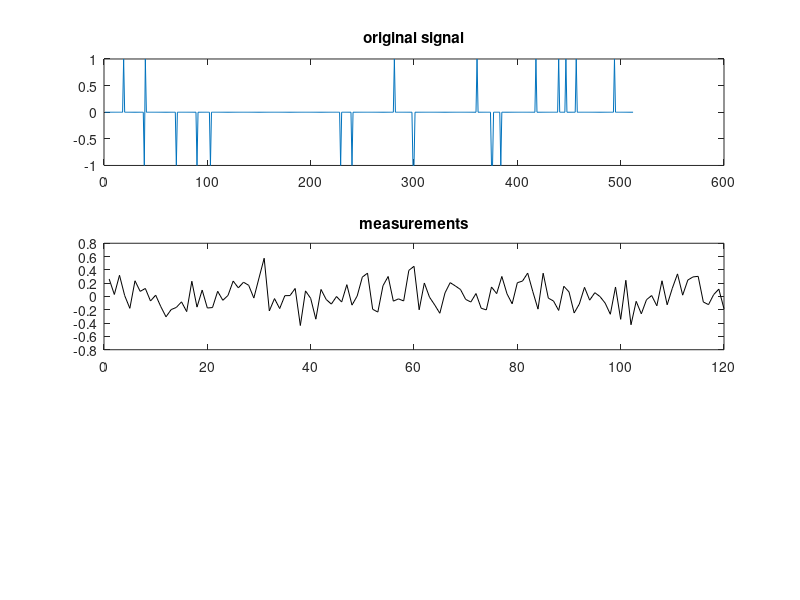

MATLAB code for this plot: (Note: this script raises an error after producing the figure.)
% Compressed sensing example

% Test out l1eq code (l1 minimization with equality constraints).
%
% Written by: Justin Romberg, Caltech
% Email: jrom@acm.caltech.edu
% Created: October 2005
%

% To reproduce the example in the documentation, uncomment the 
% two lines below
%load RandomStates
%rand('state', rand_state);
%randn('state', randn_state);

%% First example, reproduce random spikes

% signal length
N = 512;
% number of spikes in the signal
T = 20;
% number of observations to make
K = 120;

% random +/- 1 signal
x = zeros(N,1);
q = randperm(N);
x(q(1:T)) = sign(randn(T,1));
figure; subplot(3,1,1); plot(x); title('original signal');

%%

% measurement matrix
disp('Creating measurment matrix...');
A = randn(K,N);
A = orth(A')';
disp('Done.');
	
% observations
y = A*x;

subplot(3,1,2); plot(y,'k'); title('measurements');

%%

% initial guess = min energy
x0 = A'*y;

% solve the LP
tic
xp = l1eq_pd(x0, A, [], y, 1e-3);
toc


subplot(3,1,3); plot(xp,'r'); title('reconstructed signal');

% large scale
% Afun = @(z) A*z;
% Atfun = @(z) A'*z;
% tic
% xp = l1eq_pd(x0, Afun, Atfun, y, 1e-3, 30, 1e-8, 200);
% toc

%%

norm(x-xp)

%% Example 2, sine waves

% Try a combination of sin waves.
% THIS SIGNAL IS NOT SPARSE!!! THAT'S WHY IT DOESN'T WORK.

x = 1/2*sin(pi*((1:512)/512)*10) + 1/2*sin(pi*((1:512)/512)*30);
x = x';
figure; subplot(3,1,1); plot(x); title('original signal');

%%
y = A*x;

subplot(3,1,2); plot(y,'k'); title('measurements');
sound(repmat(x,10,1))

%%


% initial guess = min energy
x0 = A'*y;

% solve the LP
tic
xp = l1eq_pd(x0, A, [], y, 1e-3);
toc


%plot(x)
%hold on;
%plot(xp,'r');

sound(repmat(x,20,1))
sound(repmat(xp,20,1))


subplot(3,1,3); plot(xp,'r'); title('reconstructed signal');

%%

%%%% Let's do it on the DCT of the function
% This turns the signal into a sparse signal.
x = 1/2*sin(pi*((1:512)/512)*10) + 1/2*sin(pi*((1:512)/512)*30);
x = x';

figure; subplot(4,1,1); plot(x); title('original signal');
sound(repmat(x,10,1))

%%

dtx = dct(x);
subplot(4,1,2); plot(dtx); title('transformed signal (direct cosine transform)');

%%

y = A*dtx;

x0 = A'*y;

xp = l1eq_pd(x0, A, [], y, 1e-3);

%plot(dtx);
%hold on;
%plot(xp,'r');
subplot(4,1,3); plot(xp,'r'); title('reconstructed transformed signal');

%%

x2 = idct(xp);

%hold off;
subplot(4,1,4);
plot(x)
hold on;
plot(x2,'r');
title('reconstructed original signal');
sound(repmat(x,20,1))
sound(repmat(x2,20,1))

